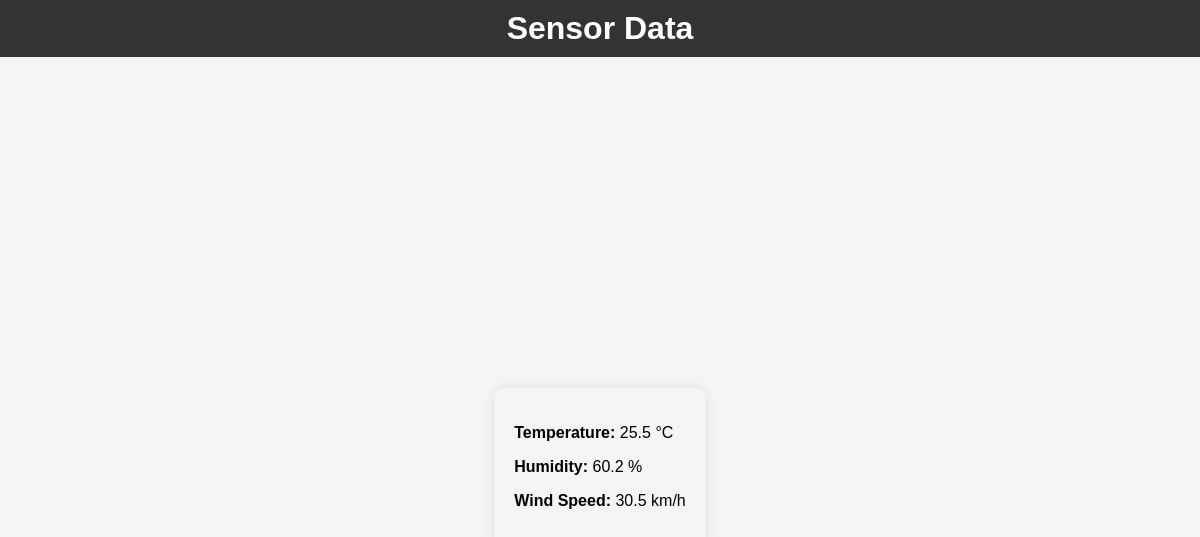
Page /api/sensor_data/ on the earlier database version.
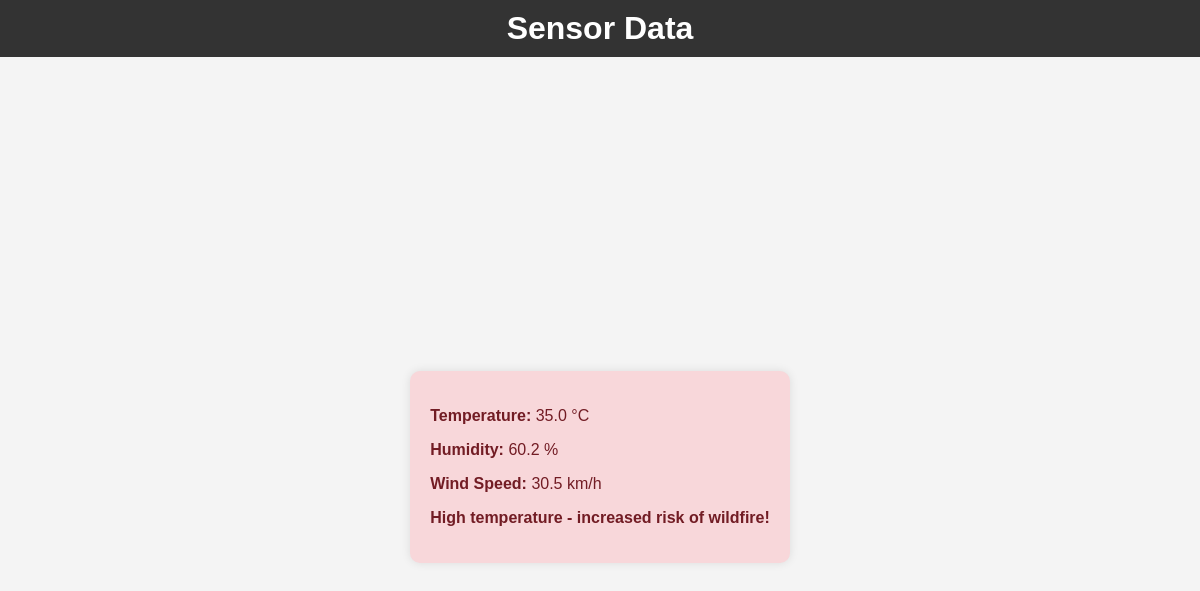
Same page on the later database version.
### sensors/models.py (models this page shows, shortened)
class SensorData(models.Model):
    temperature = models.FloatField()
    humidity = models.FloatField()
    wind_speed = models.FloatField()

### sensors/views.py (the view)
# urls.py: path('sensor_data/', sensor_data_view, name='sensor_data_view'),
def sensor_data_view(request):
    latest_data = SensorData.objects.order_by('-id').first()  # Get the latest data
    risk_message = None
    if latest_data:
        if latest_data.temperature > 30:
            risk_message = "High temperature - increased risk of wildfire!"
    context = {
        'latest_data': latest_data,
        'risk_message': risk_message,
    }
    return render(request, 'sensor_app/sensor_data.html', context)

### templates/sensor_app/sensor_data.html (shortened to what this page needs)
<!DOCTYPE html>
<html lang="en">
<head>
</head>
<body>
    <header>
        <h1>Sensor Data</h1>
    </header>
    <div class="sensor-container">
        <div class="sensor-data {% if latest_data and latest_data.temperature > 30 %}alert{% endif %}">
            {% if latest_data %}
                <p><strong>Temperature:</strong> {{ latest_data.temperature }} °C</p>
                <p><strong>Humidity:</strong> {{ latest_data.humidity }} %</p>
                <p><strong>Wind Speed:</strong> {{ latest_data.wind_speed }} km/h</p>
                {% if risk_message %}
                    <p class="risk-message">{{ risk_message }}</p>
                {% endif %}
            {% else %}
                <p>No sensor data available.</p>
            {% endif %}
        </div>
    </div>
</body>
</html>

### templates/sensor_app/sensor_data.html (style rules this page uses)
body { font-family: 'Arial', sans-serif; background-color: #f4f4f4; margin: 0; padding: 0; text-align: center; }
header { background-color: #333; color: #fff; padding: 10px; }
h1 { color: #fff; margin: 0; }
.sensor-container { display: flex; flex-direction: column; align-items: center; justify-content: center; height: 100vh; }
.sensor-data { border-radius: 10px; box-shadow: 0 0 10px rgba(0, 0, 0, 0.1); padding: 20px; text-align: left; max-width: 400px; margin-top: 20px; }
.sensor-data.alert { background-color: #f8d7da; border-color: #f5c6cb; color: #721c24; }
.risk-message { color: #721c24; font-weight: bold; margin-top: 10px; }

Differences in the rows shown:
no longer on this page (row unchanged): SensorData: temperature "25.5", humidity "60.2", wind_speed "30.5"
added SensorData: temperature "35.0", humidity "60.2", wind_speed "30.5"
Other differences:
{{ risk_message }}: (not shown) → "High temperature - increased risk of wildfire!"
